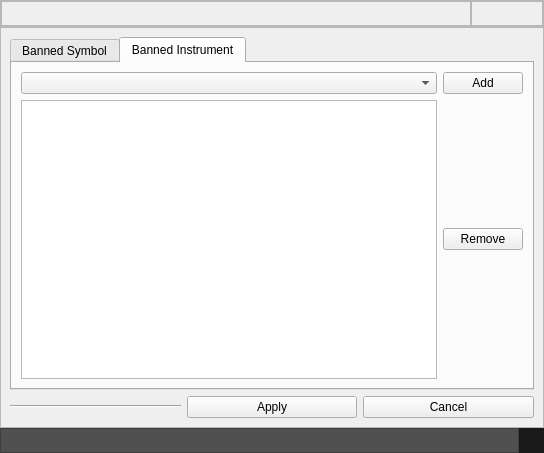
<?xml version="1.0" encoding="UTF-8"?>
<ui version="4.0">
 <class>MainWindow</class>
 <widget class="QMainWindow" name="MainWindow">
  <property name="geometry">
   <rect>
    <x>0</x>
    <y>0</y>
    <width>544</width>
    <height>453</height>
   </rect>
  </property>
  <property name="windowTitle">
   <string>MainWindow</string>
  </property>
  <widget class="QWidget" name="centralwidget">
   <layout class="QGridLayout" name="gridLayout">
    <property name="leftMargin">
     <number>0</number>
    </property>
    <property name="topMargin">
     <number>0</number>
    </property>
    <property name="rightMargin">
     <number>0</number>
    </property>
    <property name="bottomMargin">
     <number>0</number>
    </property>
    <property name="spacing">
     <number>0</number>
    </property>
    <item row="2" column="0">
     <widget class="QFrame" name="frame_4">
      <property name="styleSheet">
       <string notr="true">background-color: rgb(80, 80, 80);
  border-radius: 0
px;</string>
      </property>
      <property name="frameShape">
       <enum>QFrame::StyledPanel</enum>
      </property>
      <property name="frameShadow">
       <enum>QFrame::Raised</enum>
      </property>
     </widget>
    </item>
    <item row="2" column="1">
     <widget class="QFrame" name="frameGrip">
      <property name="minimumSize">
       <size>
        <width>25</width>
        <height>25</height>
       </size>
      </property>
      <property name="maximumSize">
       <size>
        <width>25</width>
        <height>25</height>
       </size>
      </property>
      <property name="styleSheet">
       <string notr="true">background-color: rgb(25,25,25);
  border-radius: 0px;</string>
      </property>
      <property name="frameShape">
       <enum>QFrame::StyledPanel</enum>
      </property>
      <property name="frameShadow">
       <enum>QFrame::Raised</enum>
      </property>
     </widget>
    </item>
    <item row="0" column="0" colspan="2">
     <widget class="QFrame" name="headerFrame">
      <property name="sizePolicy">
       <sizepolicy hsizetype="Expanding" vsizetype="Maximum">
        <horstretch>0</horstretch>
        <verstretch>0</verstretch>
       </sizepolicy>
      </property>
      <property name="minimumSize">
       <size>
        <width>0</width>
        <height>0</height>
       </size>
      </property>
      <property name="styleSheet">
       <string notr="true"/>
      </property>
      <property name="frameShape">
       <enum>QFrame::StyledPanel</enum>
      </property>
      <property name="frameShadow">
       <enum>QFrame::Raised</enum>
      </property>
      <layout class="QGridLayout" name="gridLayout_2">
       <property name="leftMargin">
        <number>0</number>
       </property>
       <property name="topMargin">
        <number>0</number>
       </property>
       <property name="rightMargin">
        <number>0</number>
       </property>
       <property name="bottomMargin">
        <number>0</number>
       </property>
       <property name="spacing">
        <number>0</number>
       </property>
       <item row="0" column="0">
        <widget class="QFrame" name="frame_2">
         <property name="sizePolicy">
          <sizepolicy hsizetype="Expanding" vsizetype="Preferred">
           <horstretch>0</horstretch>
           <verstretch>0</verstretch>
          </sizepolicy>
         </property>
         <property name="minimumSize">
          <size>
           <width>0</width>
           <height>25</height>
          </size>
         </property>
         <property name="maximumSize">
          <size>
           <width>16777215</width>
           <height>25</height>
          </size>
         </property>
         <property name="frameShape">
          <enum>QFrame::StyledPanel</enum>
         </property>
         <property name="frameShadow">
          <enum>QFrame::Raised</enum>
         </property>
        </widget>
       </item>
       <item row="0" column="1" alignment="Qt::AlignRight|Qt::AlignTop">
        <widget class="QFrame" name="btnframe">
         <property name="sizePolicy">
          <sizepolicy hsizetype="Maximum" vsizetype="Fixed">
           <horstretch>0</horstretch>
           <verstretch>0</verstretch>
          </sizepolicy>
         </property>
         <property name="minimumSize">
          <size>
           <width>0</width>
           <height>25</height>
          </size>
         </property>
         <property name="maximumSize">
          <size>
           <width>16777215</width>
           <height>25</height>
          </size>
         </property>
         <property name="frameShape">
          <enum>QFrame::StyledPanel</enum>
         </property>
         <property name="frameShadow">
          <enum>QFrame::Raised</enum>
         </property>
         <layout class="QHBoxLayout" name="horizontalLayout">
          <property name="spacing">
           <number>0</number>
          </property>
          <property name="leftMargin">
           <number>0</number>
          </property>
          <property name="topMargin">
           <number>0</number>
          </property>
          <property name="rightMargin">
           <number>0</number>
          </property>
          <property name="bottomMargin">
           <number>0</number>
          </property>
          <item alignment="Qt::AlignTop">
           <widget class="QPushButton" name="bt_min">
            <property name="minimumSize">
             <size>
              <width>35</width>
              <height>25</height>
             </size>
            </property>
            <property name="maximumSize">
             <size>
              <width>35</width>
              <height>25</height>
             </size>
            </property>
            <property name="styleSheet">
             <string notr="true">QPushButton {
  background-color: transparent;
  border: 1px solid transparent;

}
QPushButton:hover {
  background-color: #148CD2;    
}
</string>
            </property>
            <property name="text">
             <string/>
            </property>
            <property name="icon">
             <iconset resource="../../../FAFI22/Resourses/icons/icons.qrc">
              <normaloff>:/icon1/minus.svg</normaloff>:/icon1/minus.svg</iconset>
            </property>
            <property name="iconSize">
             <size>
              <width>15</width>
              <height>15</height>
             </size>
            </property>
           </widget>
          </item>
          <item alignment="Qt::AlignRight|Qt::AlignTop">
           <widget class="QPushButton" name="bt_close">
            <property name="minimumSize">
             <size>
              <width>35</width>
              <height>25</height>
             </size>
            </property>
            <property name="maximumSize">
             <size>
              <width>35</width>
              <height>25</height>
             </size>
            </property>
            <property name="styleSheet">
             <string notr="true">QPushButton {
  background-color: transparent;
  border: 1px solid transparent;

}
QPushButton:hover {
  background-color: #148CD2;    
}
</string>
            </property>
            <property name="text">
             <string/>
            </property>
            <property name="icon">
             <iconset resource="../../../FAFI22/Resourses/icons/icons.qrc">
              <normaloff>:/icon1/x.svg</normaloff>:/icon1/x.svg</iconset>
            </property>
            <property name="iconSize">
             <size>
              <width>15</width>
              <height>15</height>
             </size>
            </property>
           </widget>
          </item>
         </layout>
        </widget>
       </item>
      </layout>
     </widget>
    </item>
    <item row="1" column="0" colspan="2">
     <widget class="QFrame" name="frame_3">
      <property name="sizePolicy">
       <sizepolicy hsizetype="Expanding" vsizetype="Expanding">
        <horstretch>0</horstretch>
        <verstretch>0</verstretch>
       </sizepolicy>
      </property>
      <property name="styleSheet">
       <string notr="true"/>
      </property>
      <property name="frameShape">
       <enum>QFrame::StyledPanel</enum>
      </property>
      <property name="frameShadow">
       <enum>QFrame::Raised</enum>
      </property>
      <layout class="QGridLayout" name="gridLayout_3">
       <item row="1" column="1">
        <widget class="QPushButton" name="pbApply">
         <property name="text">
          <string>Apply</string>
         </property>
        </widget>
       </item>
       <item row="1" column="2">
        <widget class="QPushButton" name="pbCancel">
         <property name="text">
          <string>Cancel</string>
         </property>
        </widget>
       </item>
       <item row="1" column="0">
        <widget class="Line" name="line">
         <property name="orientation">
          <enum>Qt::Horizontal</enum>
         </property>
        </widget>
       </item>
       <item row="0" column="0" colspan="3">
        <widget class="QTabWidget" name="tabWidget">
         <property name="currentIndex">
          <number>1</number>
         </property>
         <widget class="QWidget" name="TSymbol">
          <attribute name="title">
           <string>Banned Symbol</string>
          </attribute>
          <layout class="QGridLayout" name="gridLayout_5">
           <item row="1" column="1" alignment="Qt::AlignVCenter">
            <widget class="QPushButton" name="pbRemBSym">
             <property name="text">
              <string>Remove</string>
             </property>
            </widget>
           </item>
           <item row="1" column="0">
            <widget class="QListView" name="listBSym"/>
           </item>
           <item row="0" column="0">
            <widget class="QComboBox" name="cbSymbol"/>
           </item>
           <item row="0" column="1">
            <widget class="QPushButton" name="pbAddBSym">
             <property name="text">
              <string>Add</string>
             </property>
            </widget>
           </item>
          </layout>
         </widget>
         <widget class="QWidget" name="TInstrument">
          <attribute name="title">
           <string>Banned Instrument</string>
          </attribute>
          <layout class="QGridLayout" name="gridLayout_4">
           <item row="0" column="1">
            <widget class="QComboBox" name="cbInstrument"/>
           </item>
           <item row="1" column="2">
            <widget class="QPushButton" name="pbRemBIns">
             <property name="text">
              <string>Remove</string>
             </property>
            </widget>
           </item>
           <item row="1" column="1">
            <widget class="QListView" name="listBIns"/>
           </item>
           <item row="0" column="2">
            <widget class="QPushButton" name="pbAddBIns">
             <property name="text">
              <string>Add</string>
             </property>
            </widget>
           </item>
          </layout>
         </widget>
        </widget>
       </item>
      </layout>
     </widget>
    </item>
   </layout>
  </widget>
  <action name="actionCSV">
   <property name="text">
    <string>CSV</string>
   </property>
  </action>
 </widget>
 <resources>
  <include location="../../../FAFI22/Resourses/icons/icons.qrc"/>
 </resources>
 <connections/>
</ui>
